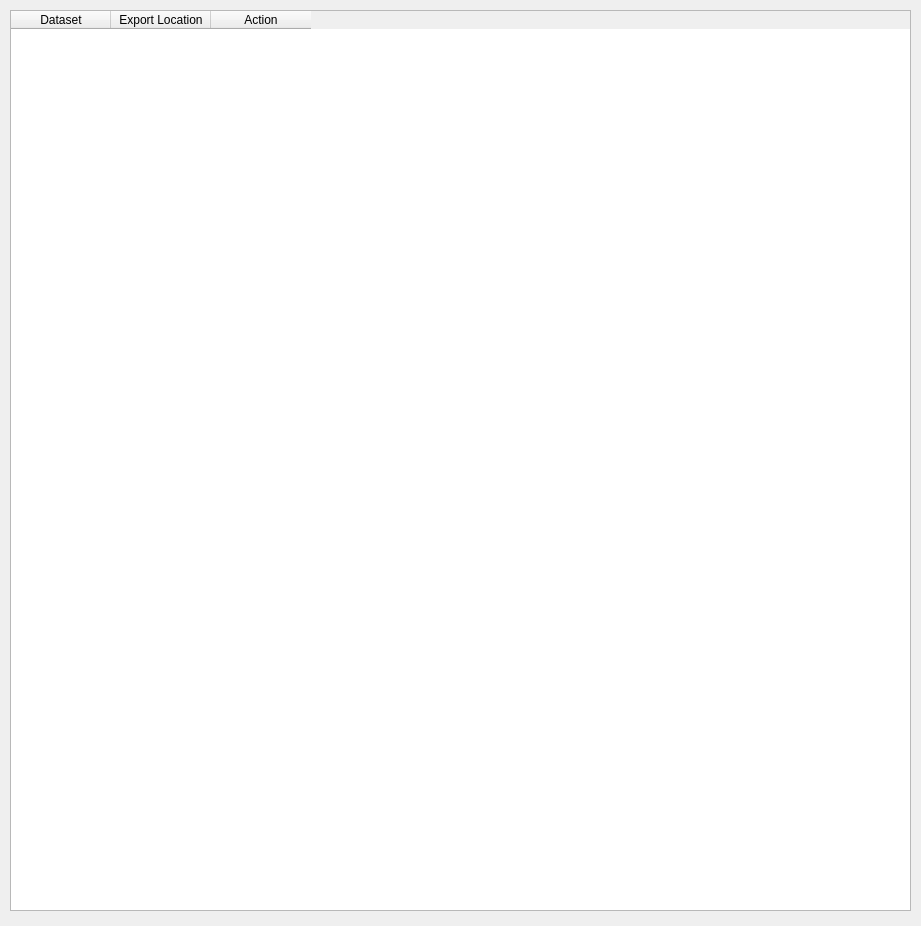
<?xml version="1.0" encoding="UTF-8"?>
<ui version="4.0">
 <class>Form</class>
 <widget class="QWidget" name="Form">
  <property name="geometry">
   <rect>
    <x>0</x>
    <y>0</y>
    <width>921</width>
    <height>926</height>
   </rect>
  </property>
  <property name="windowTitle">
   <string>Form</string>
  </property>
  <widget class="QWidget" name="verticalLayoutWidget">
   <property name="geometry">
    <rect>
     <x>10</x>
     <y>10</y>
     <width>901</width>
     <height>901</height>
    </rect>
   </property>
   <layout class="QVBoxLayout" name="verticalLayout">
    <item>
     <widget class="QTableWidget" name="batchOutputTableWidget">
      <property name="enabled">
       <bool>true</bool>
      </property>
      <property name="sizePolicy">
       <sizepolicy hsizetype="Expanding" vsizetype="Expanding">
        <horstretch>0</horstretch>
        <verstretch>0</verstretch>
       </sizepolicy>
      </property>
      <property name="toolTip">
       <string/>
      </property>
      <property name="styleSheet">
       <string notr="true"/>
      </property>
      <property name="editTriggers">
       <set>QAbstractItemView::NoEditTriggers</set>
      </property>
      <column>
       <property name="text">
        <string>Dataset</string>
       </property>
      </column>
      <column>
       <property name="text">
        <string>Export Location</string>
       </property>
      </column>
      <column>
       <property name="text">
        <string>Action</string>
       </property>
      </column>
     </widget>
    </item>
   </layout>
  </widget>
 </widget>
 <resources/>
 <connections/>
</ui>
